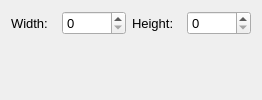
              <widget class="QWidget" name="page_6">
               <property name="toolTip">
                <string>The image will be enlarged to fit inside the given rectangle, which then is filled up with black margins. </string>
               </property>
               <layout class="QVBoxLayout" name="verticalLayout_21">
                <item>
                 <layout class="QHBoxLayout" name="horizontalLayout_28">
                  <property name="spacing">
                   <number>-1</number>
                  </property>
                  <item>
                   <widget class="QLabel" name="newWidthLabel_6">
                    <property name="font">
                     <font>
                      <pointsize>10</pointsize>
                     </font>
                    </property>
                    <property name="toolTip">
                     <string/>
                    </property>
                    <property name="text">
                     <string>Width:  </string>
                    </property>
                   </widget>
                  </item>
                  <item>
                   <widget class="QSpinBox" name="mainAddBarWBox">
                    <property name="font">
                     <font>
                      <pointsize>10</pointsize>
                     </font>
                    </property>
                    <property name="toolTip">
                     <string/>
                    </property>
                    <property name="maximum">
                     <number>99999</number>
                    </property>
                   </widget>
                  </item>
                  <item>
                   <widget class="QLabel" name="newHeightLabel_7">
                    <property name="font">
                     <font>
                      <pointsize>10</pointsize>
                     </font>
                    </property>
                    <property name="toolTip">
                     <string/>
                    </property>
                    <property name="text">
                     <string>Height:  </string>
                    </property>
                   </widget>
                  </item>
                  <item>
                   <widget class="QSpinBox" name="mainAddBarHBox">
                    <property name="font">
                     <font>
                      <pointsize>10</pointsize>
                     </font>
                    </property>
                    <property name="toolTip">
                     <string/>
                    </property>
                    <property name="maximum">
                     <number>99999</number>
                    </property>
                   </widget>
                  </item>
                 </layout>
                </item>
                <item>
                 <spacer name="verticalSpacer_12">
                  <property name="orientation">
                   <enum>Qt::Vertical</enum>
                  </property>
                  <property name="sizeHint" stdset="0">
                   <size>
                    <width>18</width>
                    <height>18</height>
                   </size>
                  </property>
                 </spacer>
                </item>
               </layout>
              </widget>
